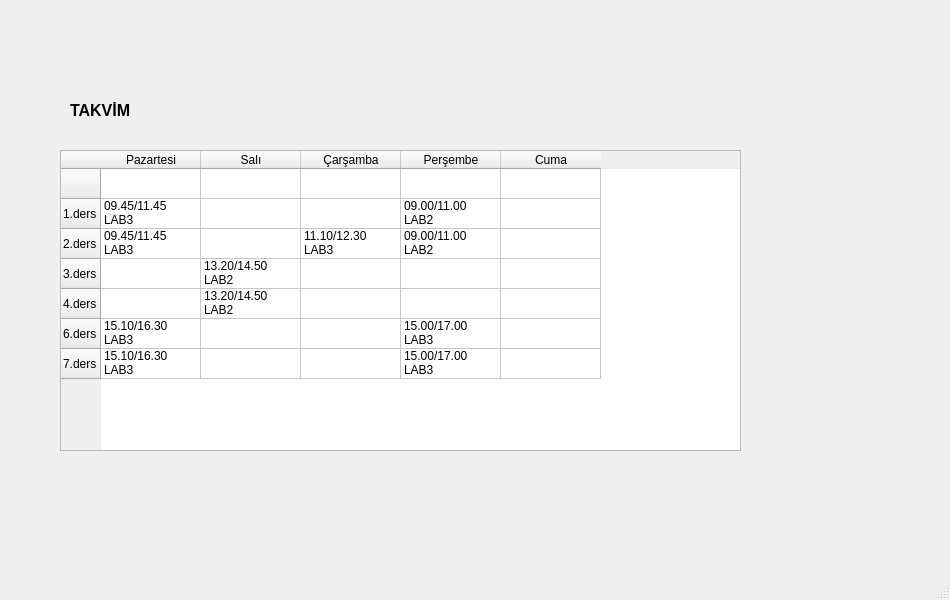
<?xml version="1.0" encoding="UTF-8"?>
<ui version="4.0">
 <class>MainWindow</class>
 <widget class="QMainWindow" name="MainWindow">
  <property name="geometry">
   <rect>
    <x>0</x>
    <y>0</y>
    <width>950</width>
    <height>600</height>
   </rect>
  </property>
  <property name="maximumSize">
   <size>
    <width>950</width>
    <height>600</height>
   </size>
  </property>
  <property name="windowTitle">
   <string>MainWindow</string>
  </property>
  <widget class="QWidget" name="centralwidget">
   <widget class="QTableWidget" name="tableWidget">
    <property name="geometry">
     <rect>
      <x>60</x>
      <y>150</y>
      <width>681</width>
      <height>301</height>
     </rect>
    </property>
    <row>
     <property name="text">
      <string/>
     </property>
    </row>
    <row>
     <property name="text">
      <string>1.ders</string>
     </property>
    </row>
    <row>
     <property name="text">
      <string>2.ders</string>
     </property>
    </row>
    <row>
     <property name="text">
      <string>3.ders</string>
     </property>
    </row>
    <row>
     <property name="text">
      <string>4.ders</string>
     </property>
    </row>
    <row>
     <property name="text">
      <string>6.ders</string>
     </property>
    </row>
    <row>
     <property name="text">
      <string>7.ders</string>
     </property>
    </row>
    <column>
     <property name="text">
      <string>Pazartesi</string>
     </property>
    </column>
    <column>
     <property name="text">
      <string>Salı</string>
     </property>
    </column>
    <column>
     <property name="text">
      <string>Çarşamba</string>
     </property>
    </column>
    <column>
     <property name="text">
      <string>Perşembe</string>
     </property>
    </column>
    <column>
     <property name="text">
      <string>Cuma</string>
     </property>
    </column>
    <item row="1" column="0">
     <property name="text">
      <string>09.45/11.45 LAB3</string>
     </property>
    </item>
    <item row="1" column="3">
     <property name="text">
      <string>09.00/11.00 LAB2</string>
     </property>
    </item>
    <item row="2" column="0">
     <property name="text">
      <string>09.45/11.45 LAB3</string>
     </property>
    </item>
    <item row="2" column="2">
     <property name="text">
      <string>11.10/12.30 LAB3</string>
     </property>
    </item>
    <item row="2" column="3">
     <property name="text">
      <string>09.00/11.00 LAB2</string>
     </property>
    </item>
    <item row="3" column="1">
     <property name="text">
      <string>13.20/14.50 LAB2</string>
     </property>
    </item>
    <item row="4" column="0">
     <property name="text">
      <string/>
     </property>
    </item>
    <item row="4" column="1">
     <property name="text">
      <string>13.20/14.50 LAB2</string>
     </property>
    </item>
    <item row="4" column="2">
     <property name="text">
      <string/>
     </property>
    </item>
    <item row="5" column="0">
     <property name="text">
      <string>15.10/16.30 LAB3</string>
     </property>
    </item>
    <item row="5" column="3">
     <property name="text">
      <string>15.00/17.00 LAB3</string>
     </property>
    </item>
    <item row="6" column="0">
     <property name="text">
      <string>15.10/16.30 LAB3</string>
     </property>
    </item>
    <item row="6" column="3">
     <property name="text">
      <string>15.00/17.00 LAB3</string>
     </property>
    </item>
   </widget>
   <widget class="QLabel" name="label">
    <property name="geometry">
     <rect>
      <x>70</x>
      <y>90</y>
      <width>241</width>
      <height>41</height>
     </rect>
    </property>
    <property name="font">
     <font>
      <pointsize>12</pointsize>
      <weight>75</weight>
      <bold>true</bold>
     </font>
    </property>
    <property name="text">
     <string>TAKVİM</string>
    </property>
   </widget>
  </widget>
  <widget class="QStatusBar" name="statusbar"/>
 </widget>
 <resources/>
 <connections/>
</ui>
